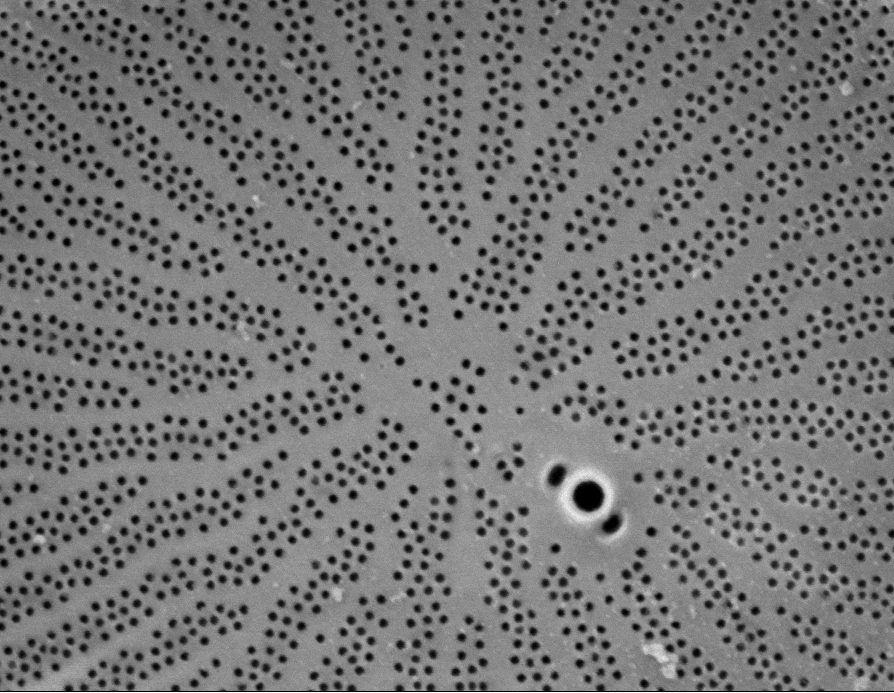
#> input picture work/CNMS/testing thresholds, blurs/cropped_Wild016.tif, 894 x 693 px, found by its file name
$ jupyter execute 'adaptive thresholding with low SD wilds.ipynb'
#> lines starting #> are read from the running program, lines starting #| are printed output that depends on the picture; after the words box and inside, x2 and y2 are one past the last pixel; in counts of white or black regions, pixels touching at a corner belong together
[cell 1]
import matplotlib.pyplot as plt
import cv2
img = cv2.imread('cropped_Wild016.tif')
#> img is the input picture: shape (693, 894, 3); min 0, max 255, mean 116.3
original_img = img[:,:,0]
from matplotlib.colors import LinearSegmentedColormap
cdict2 = {'red':   ((0.0, 0.0, 0.0),
                   (0.1, 1.0, 1.0),
                   (1.0, 1.0, 1.0)),

         'green': ((0.0, 0.0, 0.0),
                   (1.0, 0.0, 0.0)),

        'blue':  ((0.0, 0.0, 0.0),
                   (1.0, 0.0, 0.0))
        }
red2 = LinearSegmentedColormap('Red2', cdict2)


ablur = cv2.blur(original_img,(32, 32))
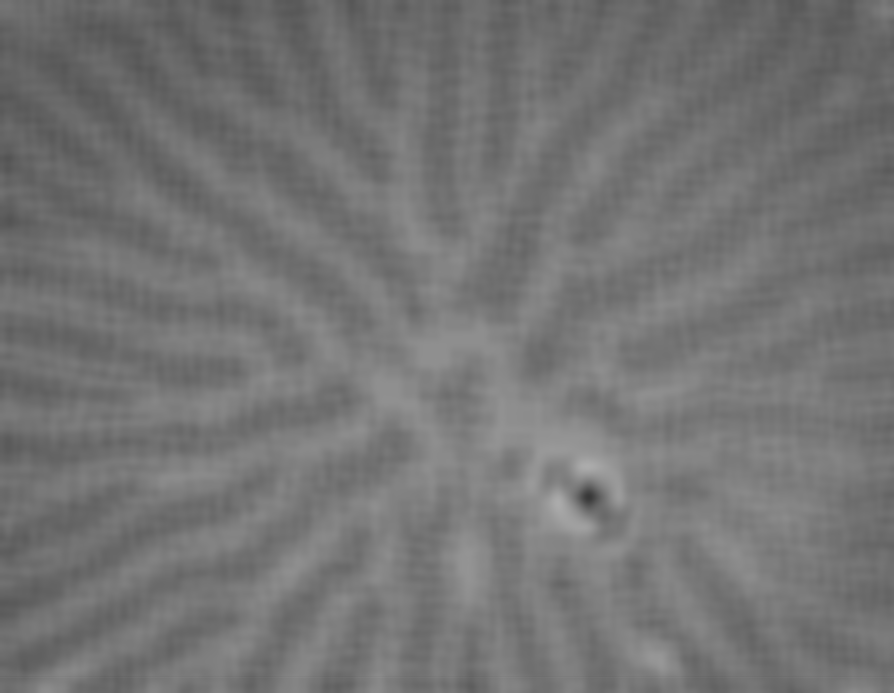
#> ablur: shape (693, 894); min 56, max 172, mean 116.2
a_mthres = cv2.adaptiveThreshold(ablur,1,cv2.ADAPTIVE_THRESH_MEAN_C,\
            cv2.THRESH_BINARY,161,4)
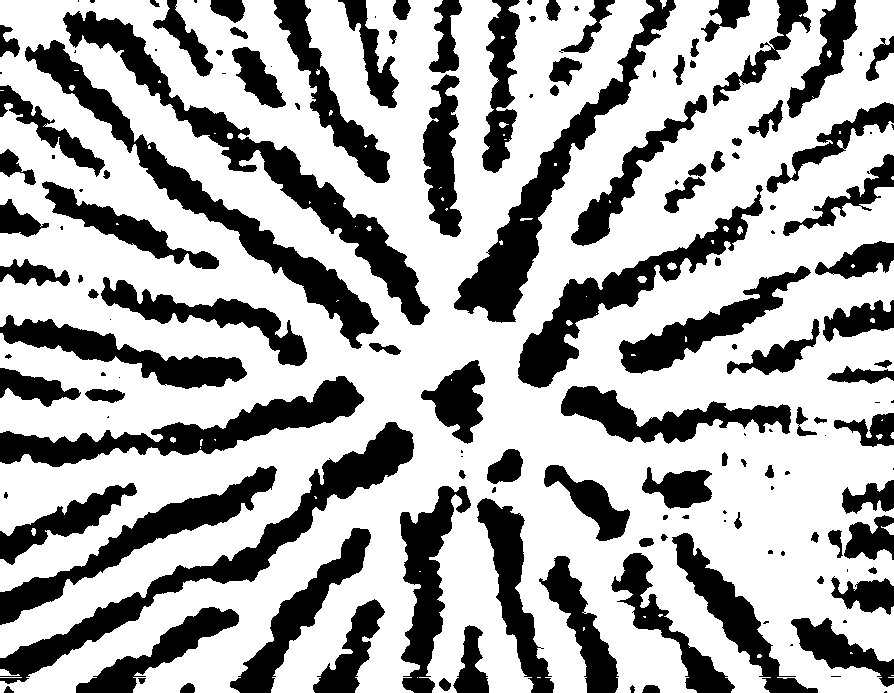
#> a_mthres: shape (693, 894); values 0 (black) and 1 (white), 66.9% white; 154 black regions (45 under 20 px), largest, box (x1, y1, x2, y2) and area: (63, 11, 430, 325) 12550, (0, 422, 414, 684) 11923, (25, 40, 379, 349) 11262

[cell 2]
#dilated SKELETON
from skimage.morphology import dilation
dilationimg = dilation(original_img)
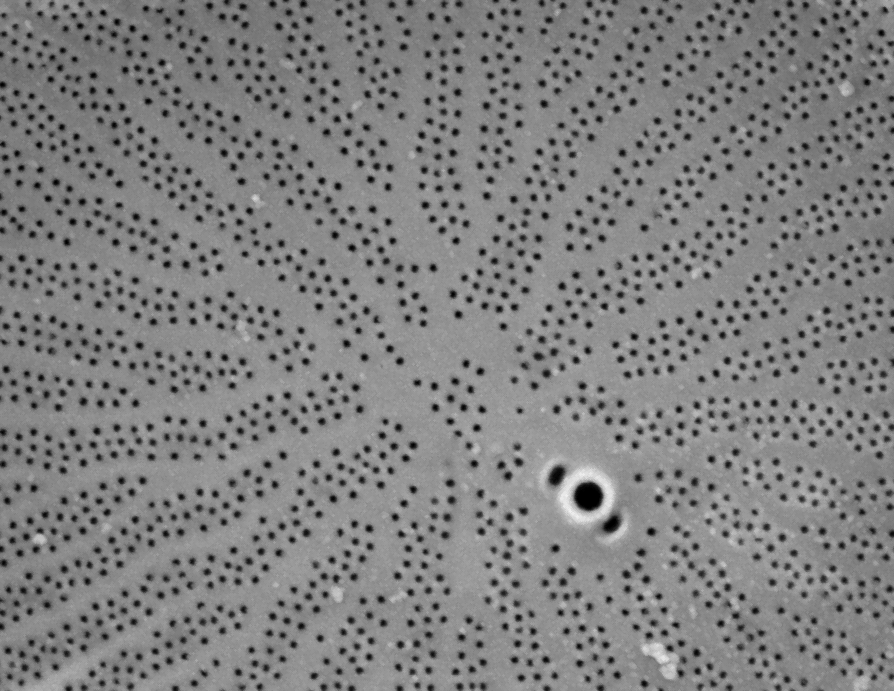
#> dilationimg: shape (693, 894); min 0, max 255, mean 127.4
ax = plt.subplot()
ax.imshow(dilationimg)

[cell 3]
dilablur = cv2.blur(dilationimg,(30, 30))
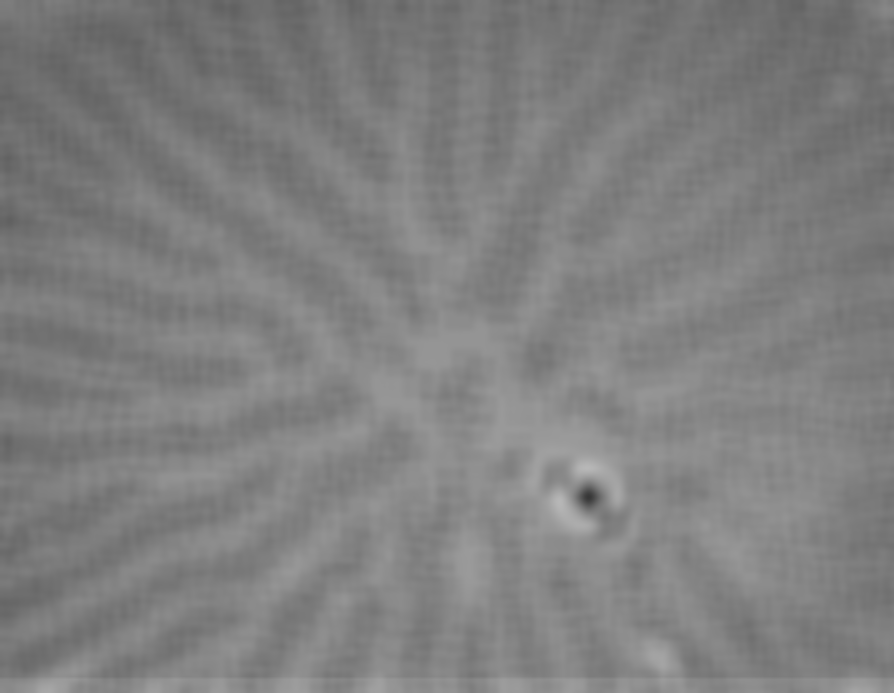
#> dilablur: shape (693, 894); min 55, max 183, mean 127.3
dilatedthreshold = cv2.adaptiveThreshold(dilablur,1,cv2.ADAPTIVE_THRESH_MEAN_C,\
            cv2.THRESH_BINARY,151,4)
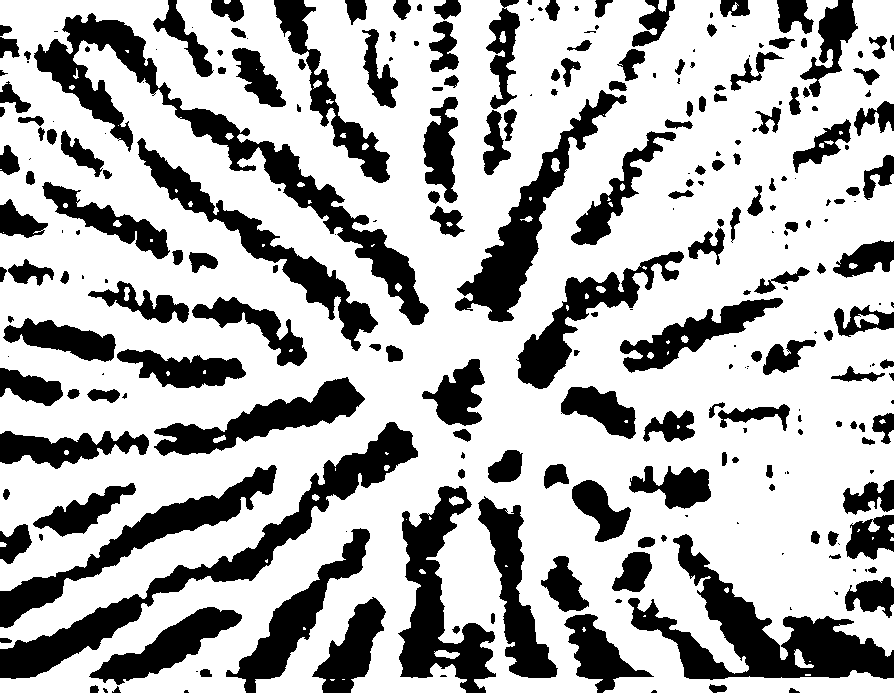
#> dilatedthreshold: shape (693, 894); values 0 (black) and 1 (white), 69.8% white; 266 black regions (79 under 20 px), largest, box (x1, y1, x2, y2) and area: (34, 13, 429, 325) 14171, (628, 534, 894, 680) 12320, (0, 422, 418, 679) 12226

[cell 4]
#DILATED SKELETON
from skimage.morphology import skeletonize
dilatedskeleton = skeletonize(dilatedthreshold)
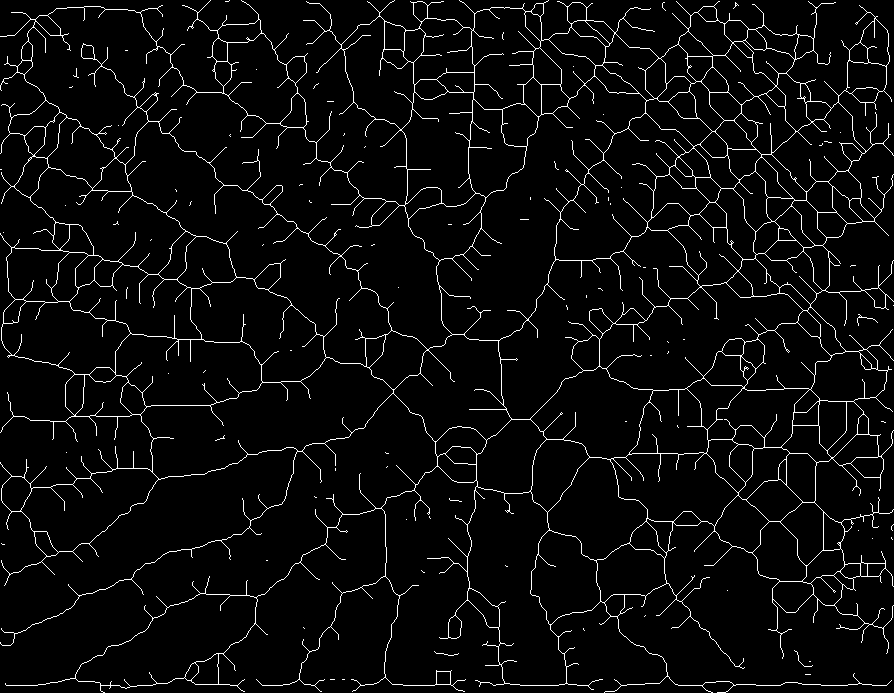
#> dilatedskeleton: shape (693, 894) bool; 4.3% white in thin lines or dots
ax = plt.subplot()
ax.imshow(dilatedskeleton, cmap=red2, interpolation='sinc')

[cell 5]
#ADAPTIVE SKELETON
from skimage.morphology import skeletonize
adaptiveskeleton = skeletonize(a_mthres)
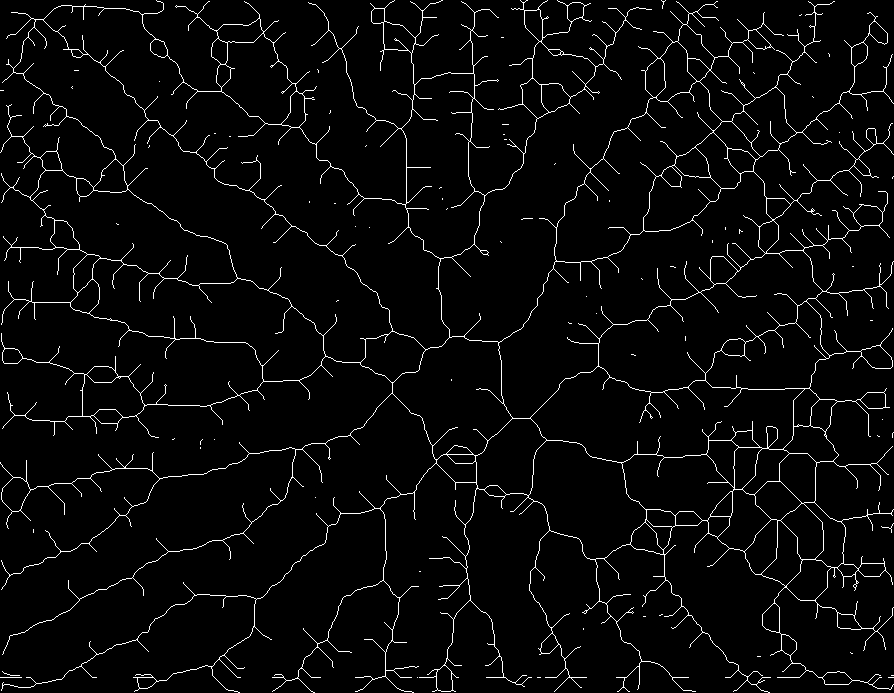
#> adaptiveskeleton: shape (693, 894) bool; 3.6% white in thin lines or dots
ax = plt.subplot()
ax.imshow(adaptiveskeleton, cmap=red2, interpolation='sinc')

[cell 6]
imgplot = plt.imshow(img, alpha=0.9)
ax = plt.subplot()
ax.imshow(adaptiveskeleton, cmap=red2, interpolation='sinc', alpha=.42)

$ run again, with work/CNMS/testing thresholds, blurs/cropped_Wild002.tif copied over work/CNMS/testing thresholds, blurs/cropped_Wild016.tif
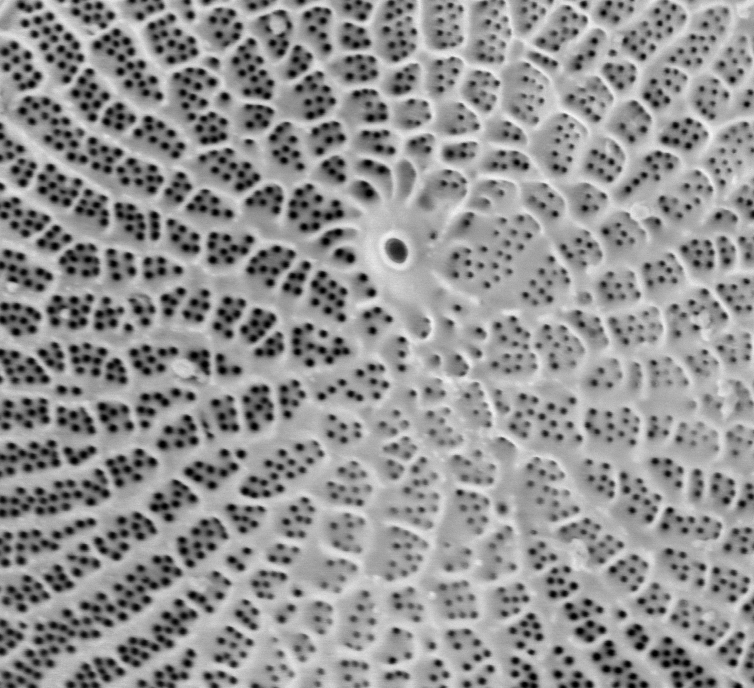
#> input picture work/CNMS/testing thresholds, blurs/cropped_Wild002.tif, 754 x 688 px, found by its file name
#> img is the input picture: shape (688, 754, 3); min 0, max 245, mean 146.3
#> `a_mthres = cv2.adaptiveThreshold(ablur,1,cv2.ADAPTIVE_THRESH_MEAN_C,\ ..`:
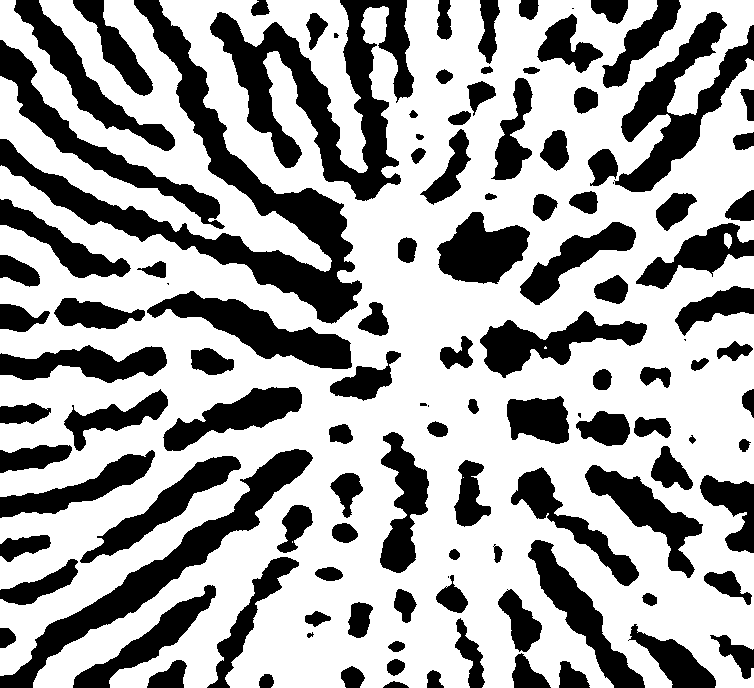
#> a_mthres: shape (688, 754); values 0 (black) and 1 (white), 64.6% white; 119 black regions (7 under 20 px), largest, box (x1, y1, x2, y2) and area: (0, 0, 362, 324) 19089, (210, 0, 414, 201) 14812, (0, 449, 313, 688) 9687
#> dilatedthreshold: shape (688, 754); values 0 (black) and 1 (white), 64.8% white; 144 black regions (12 under 20 px), largest, box (x1, y1, x2, y2) and area: (208, 0, 395, 203) 12473, (0, 138, 367, 322) 9497, (0, 449, 312, 688) 9494
#> dilatedskeleton: shape (688, 754) bool; 3.1% white in thin lines or dots
#> `adaptiveskeleton = skeletonize(a_mthres)`:
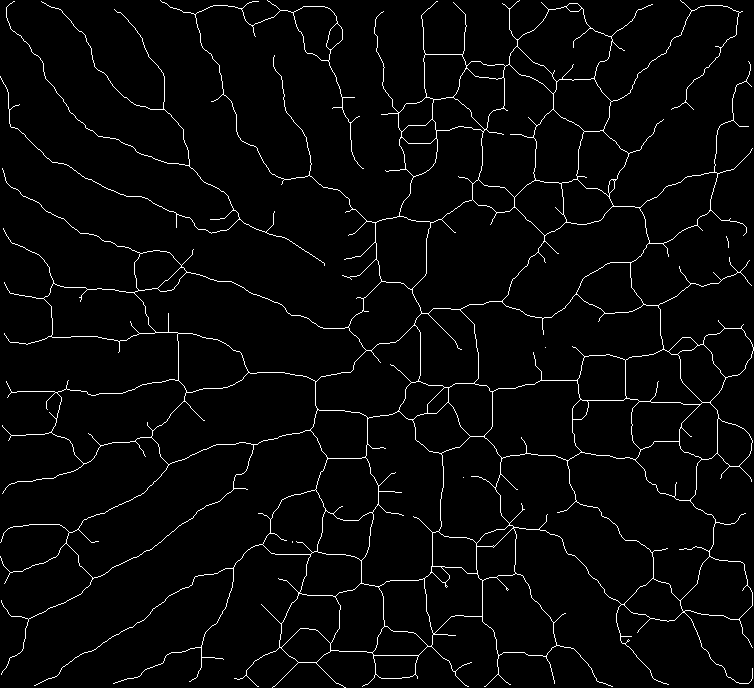
#> adaptiveskeleton: shape (688, 754) bool; 3% white in thin lines or dots

$ run again, with work/CNMS/testing thresholds, blurs/cropped_Wild004.tif copied over work/CNMS/testing thresholds, blurs/cropped_Wild016.tif
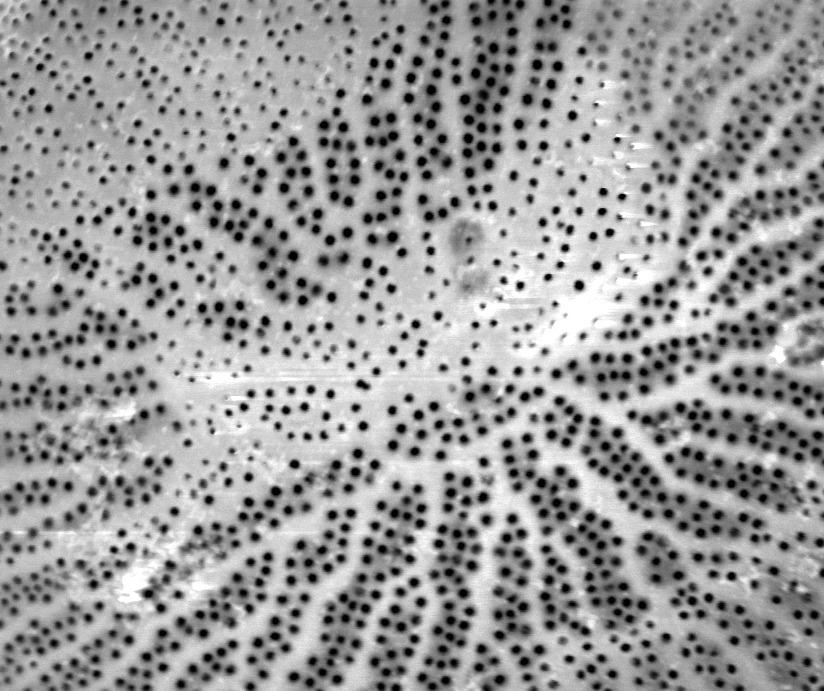
#> input picture work/CNMS/testing thresholds, blurs/cropped_Wild004.tif, 824 x 691 px, found by its file name
#> img is the input picture: shape (691, 824, 3); min 0, max 255, mean 153.9
#> `a_mthres = cv2.adaptiveThreshold(ablur,1,cv2.ADAPTIVE_THRESH_MEAN_C,\ ..`:
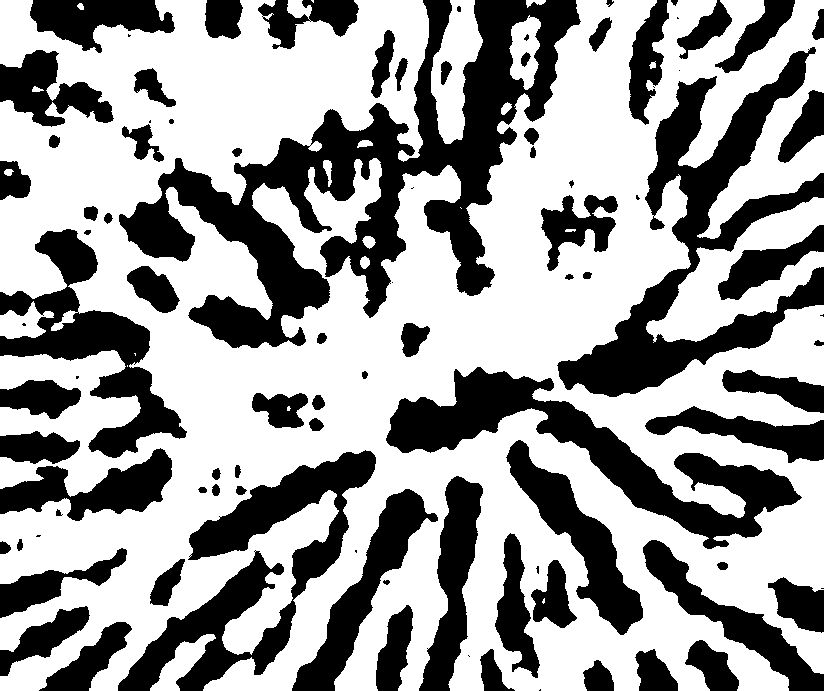
#> a_mthres: shape (691, 824); values 0 (black) and 1 (white), 61.5% white; 95 black regions (17 under 20 px), largest, box (x1, y1, x2, y2) and area: (119, 0, 581, 348) 46259, (557, 47, 824, 397) 24148, (386, 367, 802, 549) 18887
#> dilatedthreshold: shape (691, 824); values 0 (black) and 1 (white), 62.2% white; 110 black regions (21 under 20 px), largest, box (x1, y1, x2, y2) and area: (313, 0, 581, 321) 24192, (557, 51, 824, 398) 23615, (385, 368, 798, 549) 18364
#> dilatedskeleton: shape (691, 824) bool; 2.8% white in thin lines or dots
#> `adaptiveskeleton = skeletonize(a_mthres)`:
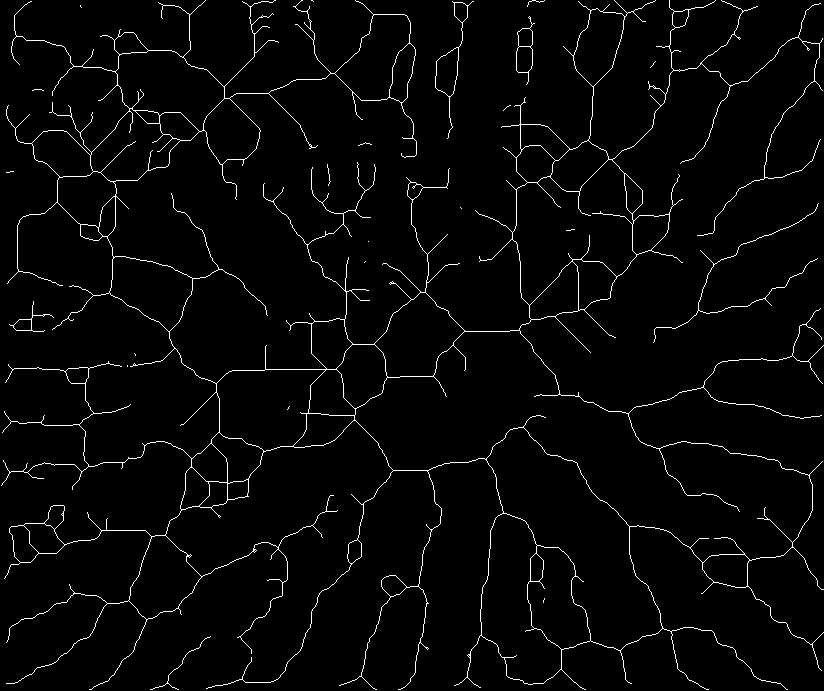
#> adaptiveskeleton: shape (691, 824) bool; 2.7% white in thin lines or dots

$ run again, with work/CNMS/testing thresholds, blurs/cropped_Wild006.tif copied over work/CNMS/testing thresholds, blurs/cropped_Wild016.tif
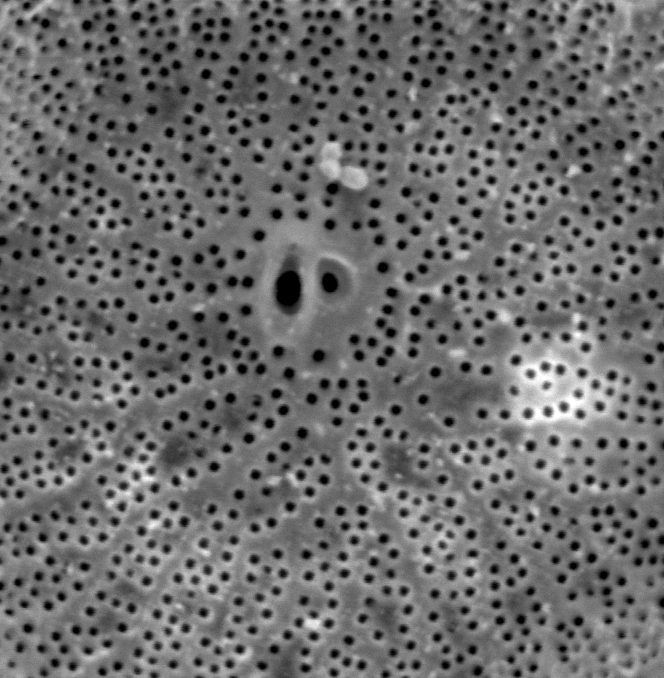
#> input picture work/CNMS/testing thresholds, blurs/cropped_Wild006.tif, 664 x 678 px, found by its file name
#> img is the input picture: shape (678, 664, 3); min 0, max 255, mean 107.4
#> a_mthres: shape (678, 664); values 0 (black) and 1 (white), 62.4% white; 110 black regions (35 under 20 px), largest, box (x1, y1, x2, y2) and area: (128, 246, 664, 530) 46408, (0, 0, 397, 274) 34524, (471, 478, 664, 678) 14959
#> dilatedthreshold: shape (678, 664); values 0 (black) and 1 (white), 61.5% white; 100 black regions (26 under 20 px), largest, box (x1, y1, x2, y2) and area: (0, 0, 590, 273) 47723, (265, 159, 664, 496) 32638, (116, 310, 381, 475) 16050
#> dilatedskeleton: shape (678, 664) bool; 3.5% white in thin lines or dots
#> `adaptiveskeleton = skeletonize(a_mthres)`:
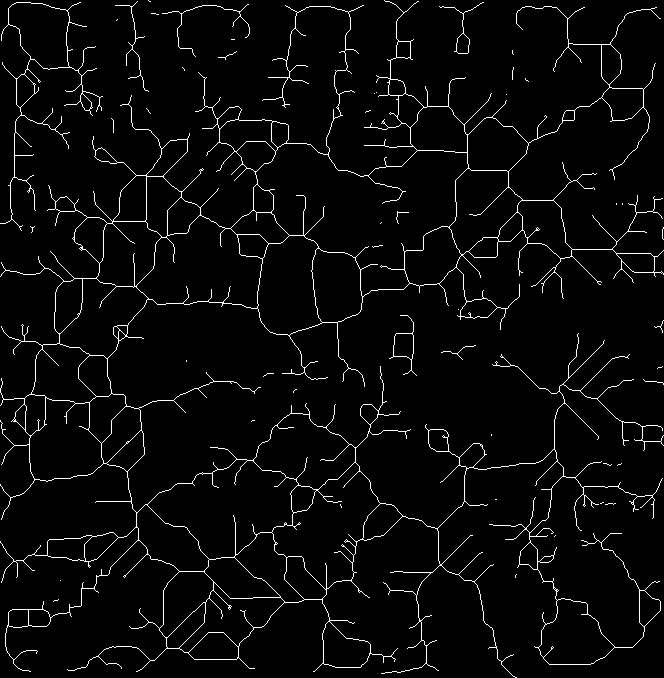
#> adaptiveskeleton: shape (678, 664) bool; 3.6% white in thin lines or dots
